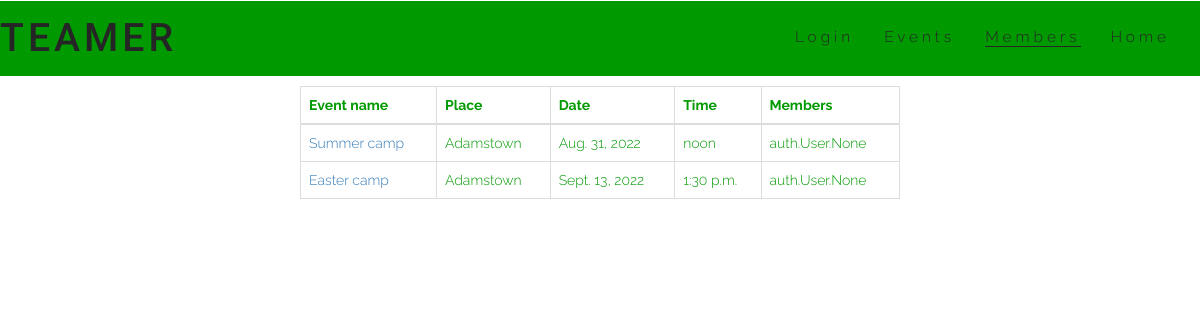
Screenshot of /event/ with the database file from the repository.
### club/models.py (models this page shows, shortened)
class Event(models.Model):
    name = models.CharField(max_length=50, null=False, blank=False)
    place = models.CharField(max_length=50, null=False, blank=False)
    date = models.DateField()
    time = models.TimeField()
    members = models.ManyToManyField(User, related_name='players_in_event', blank=True)

### club/views.py (the view)
# urls.py: path('event/', get_events, name='events-page'),
def get_events(request):
    events = Event.objects.all()
    context = {
        'events': events
    }
    return render(request, 'event/event.html', context)

### club/templates/event/event.html (shortened to what this page needs)
{% load static %}
<!DOCTYPE html>
<html lang="en">
<head>
    <link rel="stylesheet" href="https://maxcdn.bootstrapcdn.com/bootstrap/3.4.1/css/bootstrap.min.css">
    <link rel="stylesheet" href="{% static 'css/style.css' %}">
</head>
<body>
    <header>
        <a href="index.html">
            <h1 id="logo">Teamer</h1>
        </a>
        <nav>
            <ul id="menu">
                <li>
                    <a href="index.html">Home</a>
                </li>
                <li>
                    <a href="/member" class="active">Members</a>
                </li>
                <li>
                    <a href="/event">Events</a>
                </li>
                <li>
                    <a href="login.html">Login</a>
                </li>
            </ul>
        </nav>
    </header>
    <div id="container" class="playersContainer">
        <table class="table table-bordered">
            <thead>
                <tr>
                  <th>Event name</th>
                  <th>Place</th>
                  <th>Date</th>
                  <th>Time</th>
                  <th>Members</th>
                </tr>
              </thead>
              <tbody id="players-list">
                {% for event in events %}
                <tr>
                    <td> <a  href="{% url 'get_event_details' event.id %}">{{ event.name  }}</a></td>
                    <td> {{ event.place }}</td>
                    <td> {{ event.date  }}</td>
                    <td> {{ event.time  }}</td>
                    <td> {{ event.members  }}</td>
                </tr>
                {% endfor %}
              </tbody>
        </table>
    </div>
</body>
</html>

### static/css/style.css (style rules this page uses)
* { margin: 0; padding: 0; border: none; }
body { font-family: raleway, sans-serif; font-weight: 300; color: #009900 }
h1, h2 { font-family: roboto; sans-serif; text-transform: uppercase; letter-spacing: 4px; color: #252525 }
#logo { display: block; text-align: left; font-size: 280%; margin-top: 1px; background-color: #009900; text-decoration: none; }
#menu { font-size: 110%; letter-spacing: 4px; position: fixed; top: 0; width: 100%; }
#menu, #logo { line-height: 75px; }
#menu li { float: right; list-style-type: none; margin-right: 30px; }
#menu a { text-decoration: none; color: #252525; }
.active { border-bottom: 1px solid #252525 ; }
* { box-sizing: border-box; }
.playersContainer { width: 50%; margin: 0 auto; }

### rows the page displays
Event: name "Summer camp", place "Adamstown", date "Aug. 31, 2022", time "noon", members "auth.User.None"
Event: name "Easter camp", place "Adamstown", date "Sept. 13, 2022", time "1:30 p.m.", members "auth.User.None"
